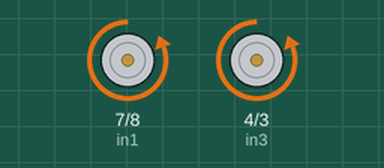
Simulated run of this sketch. Board: Arduino Uno, built with avr-gcc and run on an emulated ATmega328P. On the bench: motor-driver pin pairs drawn as motors (green arrow = first pin HIGH = forward, orange = second pin HIGH = backward, longer = more drive, scaled by the enable pin).

Above: at 1.0 s.
At 4.0 s:
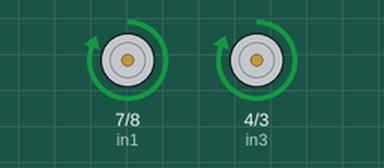
At 7.0 s:
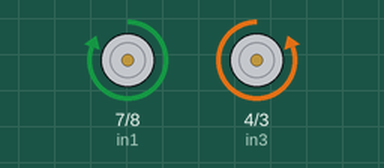
At 10.0 s:
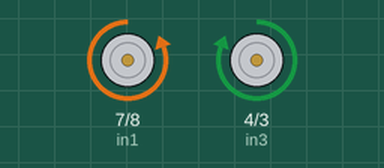
Timing chart, 0 to 15.6 s (numbered marks = the images above):
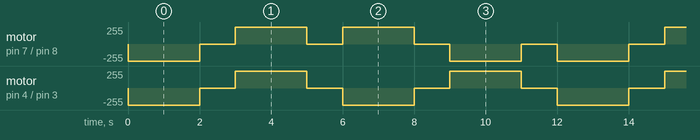

Measured:
- by itself, motor on pin 4 (in3) / pin 3 (in4): repeats every 6.0 s: stopped 1.0 s, forward 255/255 2.0 s, stopped 1.0 s, backward 255/255 2.0 s
- by itself, motor on pin 7 (in1) / pin 8 (in2): repeats every 12.0 s: 2 × (stopped 1.0 s, forward 255/255 2.0 s), 2 × (stopped 1.0 s, backward 255/255 2.0 s)

The sketch:

motor_func.ino
```cpp
/* L298n motor
Aggiunta

Pilotare 2 motore DC con un modulo l928n
Enable in PWM per settare velocita' massima

- 2 motori DC
- L298n module
- Batteria > 6v

*/


// Configurazione con OUTPUT digitali
// motor one
const int enA = 6;
const int in1 = 7;
const int in2 = 8;
byte speedA = 255;
// motor two
const int enB = 5;
const int in3 = 4;
const int in4 = 3;
byte speedB = 255;

void setup() {
    pinMode(enA, OUTPUT);
    pinMode(in1, OUTPUT);
    pinMode(in2, OUTPUT);
    pinMode(enB, OUTPUT);
    pinMode(in3, OUTPUT);
    pinMode(in4, OUTPUT);
}


void loop() {
// Forward
    forwardA();
    forwardB();
    delay(2000);

// Stop
    stopA();
    stopB();
    delay(1000);

// Backward
    backwardA();
    backwardB();
    delay(2000);

// Stop
    stopA();
    stopB();
    delay(1000);

// Left
    backwardA();
    forwardB();
    delay(2000);

// Stop
    stopA();
    stopB();
    delay(1000);

// right
    backwardB();
    forwardA();
    delay(2000);

// Stop
    stopA();
    stopB();
    delay(1000);
}

// Functions

// MotorB
void forwardA() {
    // Avanzamento motore
    digitalWrite(in1,LOW);
    digitalWrite(in2,HIGH);
    analogWrite(enA,speedA);
}

void backwardA() {
    // Reverse motore
    digitalWrite(in2,LOW);
    digitalWrite(in1,HIGH);
    analogWrite(enA,speedA);
}

void stopA() {
    // Stop
    digitalWrite(enA,LOW);
}

// MotorB
void forwardB() {
    // Avanzamento motore
    digitalWrite(in3,LOW);
    digitalWrite(in4,HIGH);
    analogWrite(enB,speedB);
}

void backwardB() {
    // Reverse motore
    digitalWrite(in4,LOW);
    digitalWrite(in3,HIGH);
    analogWrite(enB,speedB);
}

void stopB() {
    // Stop
    digitalWrite(enB,LOW);
}
```
